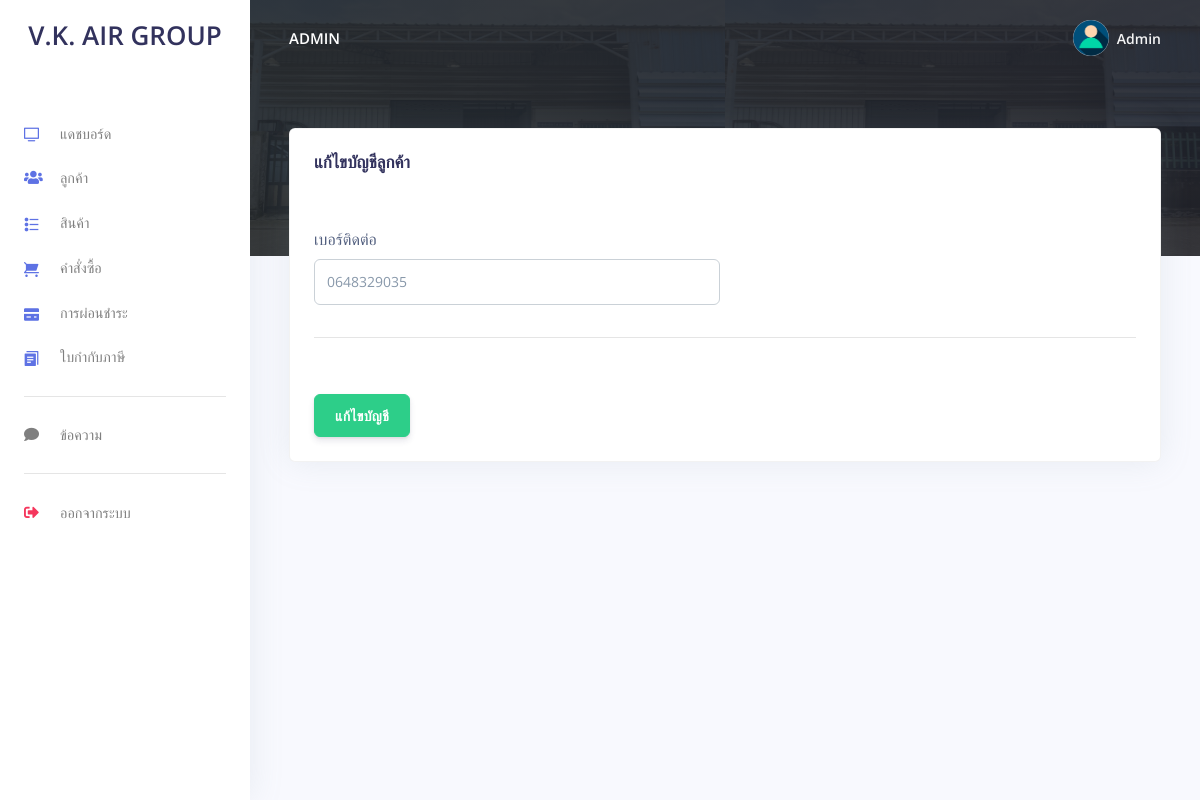
The page /admin/update_customer.php?update=9 (signed in) on the database its author committed.
### tables this page shows
CREATE TABLE `users` (
  `user_id` int(11) NOT NULL,
  `unique_id` int(255) NOT NULL,
  `name` varchar(255) NOT NULL,
  `email` varchar(255) NOT NULL,
  `password` varchar(255) NOT NULL,
  `number` varchar(255) NOT NULL,
  `urole` varchar(255) NOT NULL
);

### admin/update_customer.php (the view, shortened to what this page needs)
<?php
include('config/config.php');
require_once('partials/_head.php');
?>
<body>
  <?php
  require_once('partials/_sidebar.php');
  ?>
  <div class="main-content">
    <?php
    require_once('partials/_topnav.php');
    $update = $_GET['update'];
    $ret = "SELECT * FROM  users WHERE user_id = '$update' ";
    $stmt = $mysqli->prepare($ret);
    $stmt->execute();
    $res = $stmt->get_result();
    while ($cust = $res->fetch_object()) {
    ?>
      <div class="container-fluid mt--8">
        <div class="row">
          <div class="col">
            <div class="card shadow">
              <div class="card-header border-0">
                <h3>แก้ไขบัญชีลูกค้า</h3>
              </div>
              <div class="card-body">
                <form method="POST">
                  <div class="form-row">
                    <div class="col-md-6">
                      <label>เบอร์ติดต่อ</label>
                      <input type="text" name="number" value="<?php echo $cust->number; ?>" class="form-control" value="">
                    </div>
                  </div>
                  <hr>
                  <br>
                  <div class="form-row">
                    <div class="col-md-6">
                      <input type="submit" name="updateCustomer" value="แก้ไขบัญชี" class="btn btn-success" value="">
                    </div>
                  </div>
                </form>
              </div>
            </div>
          </div>
        </div>
      <?php
    }
      ?>
      </div>
  </div>
</body>
</html>

### admin/partials/_sidebar.php (shortened to what this page needs)
<?php
$admin_id = $_SESSION['admin_login'];
$ret = "SELECT * FROM  users  WHERE user_id = '$admin_id'";
$stmt = $mysqli->prepare($ret);
$stmt->execute();
$res = $stmt->get_result();
while ($admin = $res->fetch_object()) {
?>
  <nav class="navbar navbar-vertical fixed-left navbar-expand-md navbar-light bg-white" id="sidenav-main">
    <div class="container-fluid">
      <a class="navbar-brand pt-0" href="dashboard.php">
        <h1>V.K. AIR GROUP</h1>
      </a>
      <div class="collapse navbar-collapse" id="sidenav-collapse-main">
        <ul class="navbar-nav">
          <li class="nav-item">
            <a class="nav-link" href="dashboard.php">
              <i class="ni ni-tv-2 text-primary"></i> แดชบอร์ด
            </a>
          </li>
          <li class="nav-item">
            <a class="nav-link" href="customes.php">
              <i class="fas fa-users text-primary"></i> ลูกค้า
            </a>
          </li>
          <li class="nav-item">
            <a class="nav-link" href="products.php">
              <i class="ni ni-bullet-list-67 text-primary"></i> สินค้า
            </a>
          </li>
          <li class="nav-item">
            <a class="nav-link" href="orders.php">
              <i class="ni ni-cart text-primary"></i> คำสั่งซื้อ
            </a>
          </li>
          <li class="nav-item">
            <a class="nav-link" href="installment.php">
              <i class="ni ni-credit-card text-primary"></i> การผ่อนชำระ
            </a>
          </li>
          <li class="nav-item">
            <a class="nav-link" href="taxinvoice.php">
              <i class="ni ni-single-copy-04 text-primary"></i> ใบกำกับภาษี
            </a>
          </li>
        </ul>
        <hr class="my-3">
        <ul class="navbar-nav">
          <li class="nav-item">
            <a class="nav-link" href="message.php">
              <i class="fa fa-comment"></i> ข้อความ
            </a>
          </li>
        </ul>
        <hr class="my-3">
        <ul class="navbar-nav mb-md-3">
          <li class="nav-item">
            <a class="nav-link" href="logout.php">
              <i class="fas fa-sign-out-alt text-danger"></i> ออกจากระบบ
            </a>
          </li>
        </ul>
      </div>
    </div>
  </nav>
<?php } ?>

### admin/partials/_topnav.php (shortened to what this page needs)
<?php
$admin_id = $_SESSION['admin_login'];
$ret = "SELECT * FROM  users  WHERE user_id = '$admin_id'";
$stmt = $mysqli->prepare($ret);
$stmt->execute();
$res = $stmt->get_result();
while ($admin = $res->fetch_object()) {
?>
    <nav class="navbar navbar-top navbar-expand-md navbar-dark" id="navbar-main">
        <div class="container-fluid">
            <a class="h4 mb-0 text-white text-uppercase d-none d-lg-inline-block" href="dashboard.php"><?php echo $admin->name; ?></a>
            <ul class="navbar-nav align-items-center d-none d-md-flex">
                <li class="nav-item dropdown">
                    <a class="nav-link pr-0" href="#" role="button" data-toggle="dropdown" aria-haspopup="true" aria-expanded="false">
                        <div class="media align-items-center">
                            <span class="avatar avatar-sm rounded-circle">
                                <img alt="Image placeholder" src="assets/img/theme/user-a-min.png">
                            </span>
                            <div class="media-body ml-2 d-none d-lg-block">
                                <span class="mb-0 text-sm  font-weight-bold"><?php echo $admin->name; ?></span>
                            </div>
                        </div>
                    </a>
                </li>
            </ul>
        </div>
    </nav>
<?php } ?>

### rows shown on the page
users: name "ADMIN", name "Admin"
users: number "0648329035"
